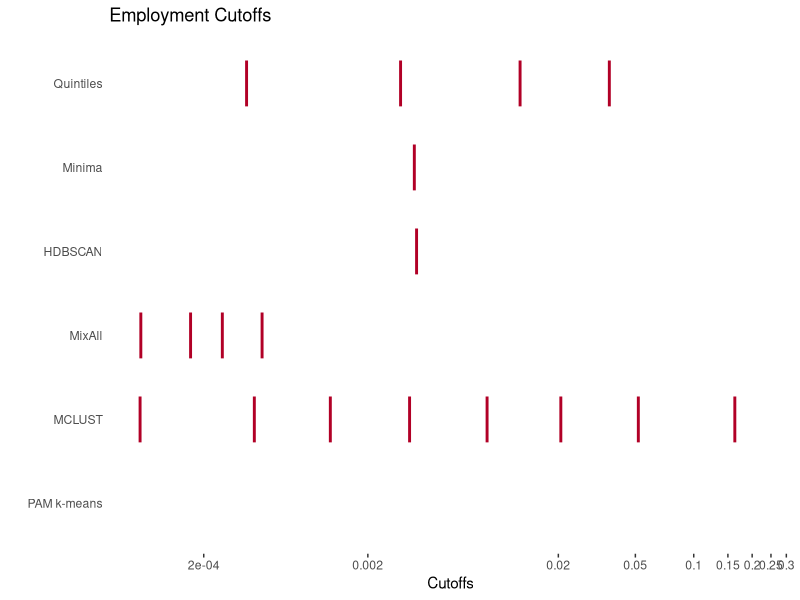
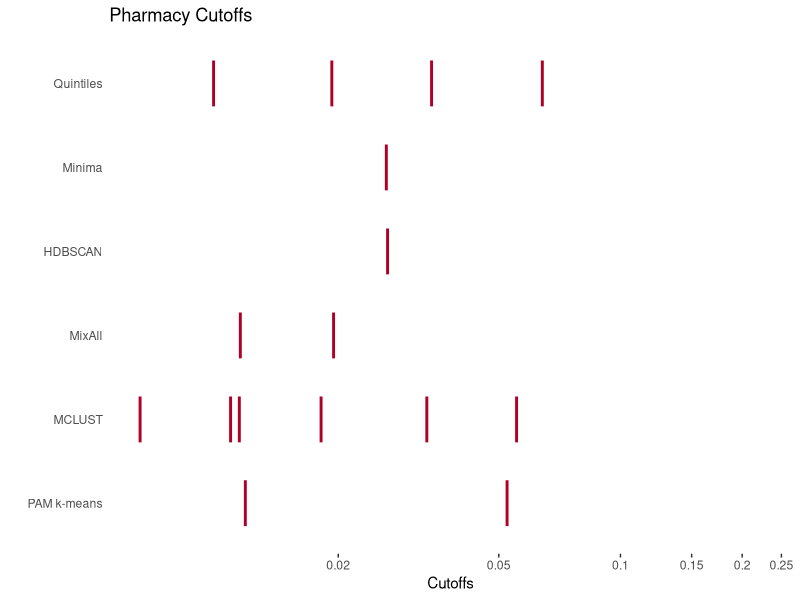
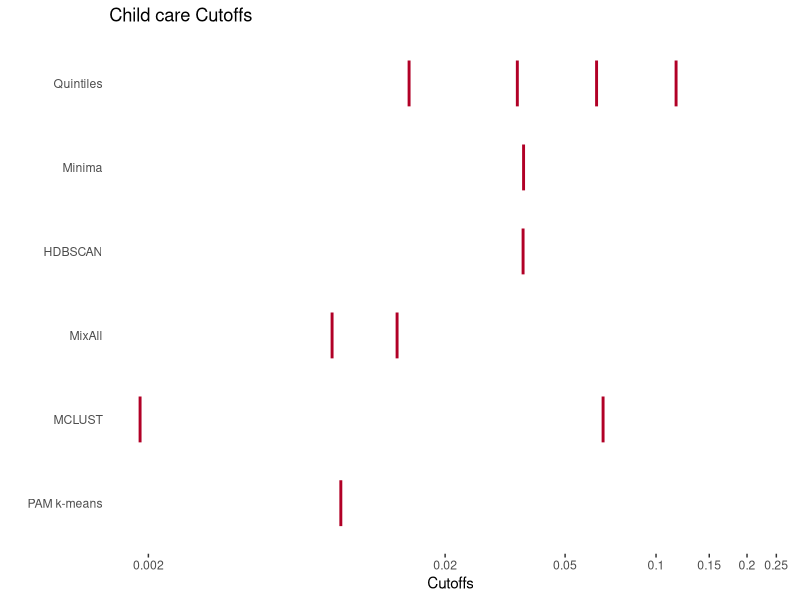
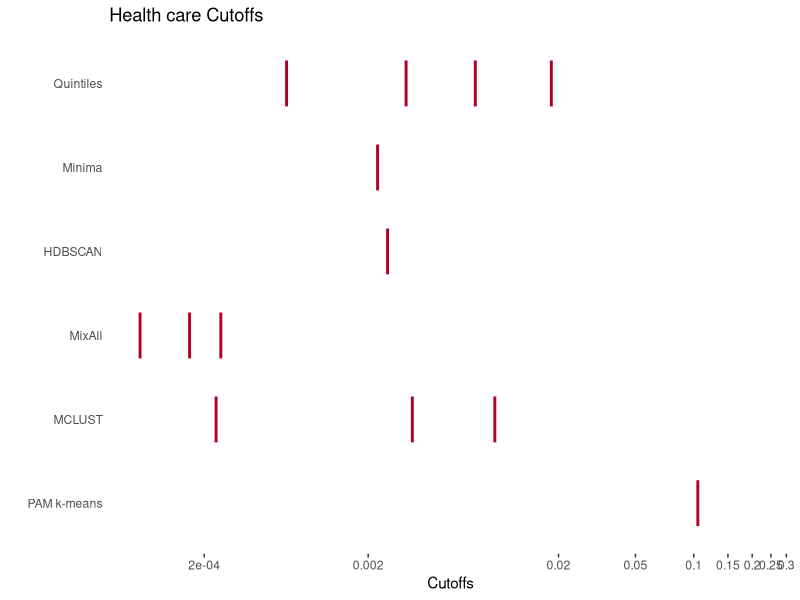
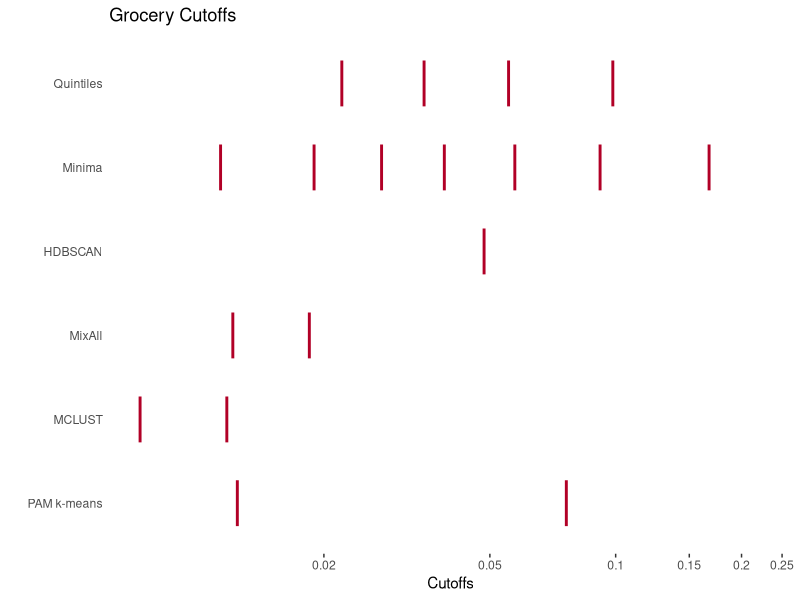
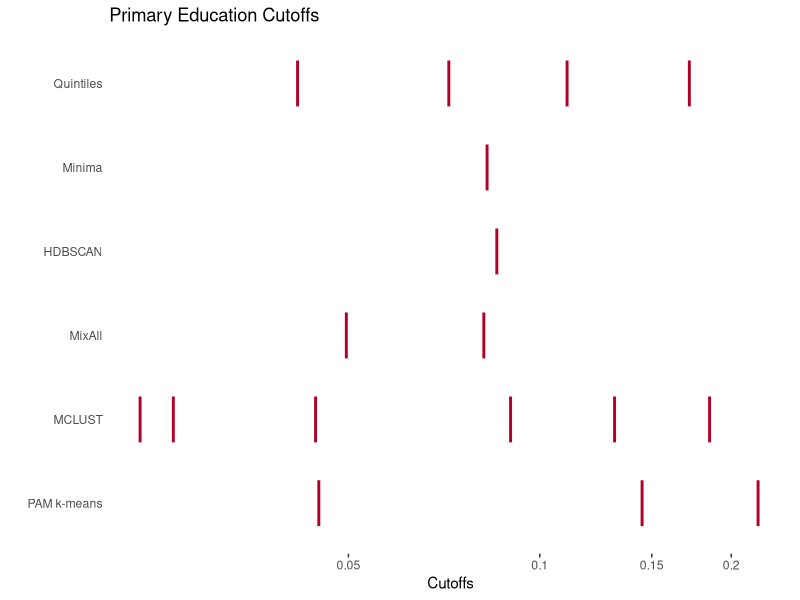
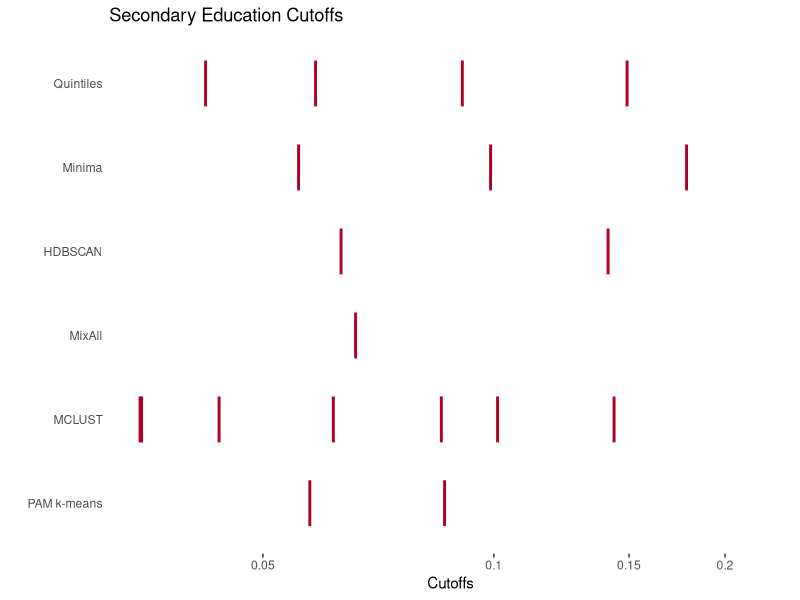
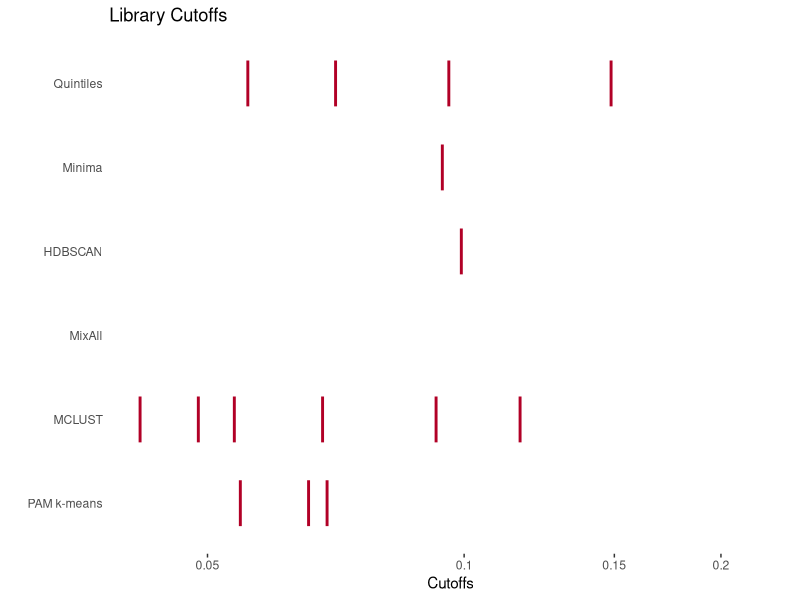

Write the R code that produced these figures, in order.
set.seed(2023)
library(ggplot2)
library(tidyverse)

library(data.table)
library(gridExtra)
library(RColorBrewer)






#cutoffs
chdbscan =  list(PMS_prox_idx_emp = 0.22985, PMS_prox_idx_pharma = c(0.01175, 0.0525), PMS_prox_idx_childcare = 0.009, PMS_prox_idx_health = 0.1052,PMS_prox_idx_grocery = c(0.0763, 0.0124), PMS_prox_idx_educpri = c(0.04495,0.22045, 0.1449), PMS_prox_idx_educsec = c(0.0576, 0.0863), PMS_prox_idx_lib = c(0.06575, 0.0691, 0.05465), PMS_prox_idx_parks = 0.01995,PMS_prox_idx_transit = 0.03875)

cquintiles = list(
  PMS_prox_idx_emp = c(0.0004, 0.0030, 0.0127, 0.0368),
  PMS_prox_idx_pharma = c(0.0098, 0.0193, 0.0341, 0.0641),
  PMS_prox_idx_childcare = c(0.0152, 0.0348, 0.0636, 0.1167),
  PMS_prox_idx_health = c(0.0007, 0.0032, 0.0074, 0.0184),
  PMS_prox_idx_grocery = c(0.0221, 0.0348, 0.0555, 0.0985),
  PMS_prox_idx_educpri = c(0.0416, 0.0720, 0.1105, 0.1720),
  PMS_prox_idx_educsec = c(0.0421, 0.0586, 0.0910, 0.1492),
  PMS_prox_idx_lib = c(0.0558, 0.0707, 0.0960, 0.1488),
  PMS_prox_idx_parks = c(0.0203, 0.0372, 0.0614, 0.1050),
  PMS_prox_idx_transit = c(0.0026, 0.0067, 0.0131, 0.0272)
)

cmixall = list(
  PMS_prox_idx_emp = c(0.003649668),
  PMS_prox_idx_pharma = c(0.02654995),
  PMS_prox_idx_childcare = c(0.03634996),
  PMS_prox_idx_health = c(0.002549527),
  PMS_prox_idx_grocery = c(0.04844996),
  PMS_prox_idx_educpri = c(0.08565002),
  PMS_prox_idx_educsec = c(0.06324952, 0.14094998),
  PMS_prox_idx_lib = c(0.09929952),
  PMS_prox_idx_parks = c(0.04474999),
  PMS_prox_idx_transit = c(0.00654981)
)

cpamkmeans = list(
  PMS_prox_idx_emp = c(0.003549657),
  PMS_prox_idx_pharma = c(0.02634995),
  PMS_prox_idx_childcare = c(0.03644997),
  PMS_prox_idx_health = c(0.002249469),
  PMS_prox_idx_grocery = c(0.01129957, 0.01894993, 0.02754996, 0.03894998, 0.05744995, 0.09185003, 0.16739932),
  PMS_prox_idx_educpri = c(0.08265002),
  PMS_prox_idx_educsec = c(0.05569919, 0.09904984, 0.17829930),
  PMS_prox_idx_lib = c(0.09434931),
  PMS_prox_idx_parks = c(0.04504995),
  PMS_prox_idx_transit = c(0.007649841)
) 

cmclust = list(
  PMS_prox_idx_emp = c(0.00004142133, 0.0004477224, 0.001249074, 0.003349638, 0.008549853, 0.02064994, 0.05184998, 0.1629499),
  PMS_prox_idx_pharma = c(0.006417666, 0.010799537, 0.018149931, 0.033198664, 0.055421553, 0.011361244),
  PMS_prox_idx_childcare = c(0.001874842, 0.066850014),
  PMS_prox_idx_health = c(0.0002464102, 0.0034496474, 0.0093498633),
  PMS_prox_idx_grocery = c(0.011689830, 0.007219839),
  PMS_prox_idx_educpri = c(0.02349916, 0.02650828, 0.04439987, 0.09005003, 0.13115005, 0.18500001),
  PMS_prox_idx_educsec = c(0.03474969, 0.03459509, 0.04384998, 0.06179871, 0.10114965, 0.14344998, 0.08546577),
  PMS_prox_idx_lib = c(0.04879960, 0.05379961, 0.06824909, 0.09274833, 0.11634910, 0.04169711),
  PMS_prox_idx_parks = c(0.08254624, 0.01594993, 0.03244996, 0.04634999, 0.06235000, 0.08445002, 0.12194994),
  PMS_prox_idx_transit = c(0.001048913, 0.011649895)
)

cmanual = list(
  PMS_prox_idx_emp = c(0.0000423603, 0.0001573125, 0.0002743458, 0.0005010775),
  PMS_prox_idx_pharma = c(0.01142592, 0.01948168),
  PMS_prox_idx_childcare = c(0.008407409, 0.013850871),
  PMS_prox_idx_health = c(0.0000405736, 0.0001524638, 0.0002658077),
  PMS_prox_idx_grocery = c(0.01208361, 0.01846220),
  PMS_prox_idx_educpri = c(0.04965835, 0.08169011),
  PMS_prox_idx_educsec = c(0.06609424),
  PMS_prox_idx_lib = c(0.6149259),
  PMS_prox_idx_parks = c(0.01834893, 0.02944933),
  PMS_prox_idx_transit = c(0.0000390986, 0.0001481958, 0.0002512994, 0.0003514904)
)

# put all in same list
cutoff_list <- list(cquintiles, cmanual, chdbscan, cmixall, cmclust, cpamkmeans )

names(cutoff_list) <- c("Quintiles", "Minima", "HDBSCAN", "MixAll", "MCLUST", "PAM k-means" )


amenities = c("PMS_prox_idx_emp", "PMS_prox_idx_pharma", "PMS_prox_idx_childcare", "PMS_prox_idx_health", "PMS_prox_idx_grocery", "PMS_prox_idx_educpri", "PMS_prox_idx_educsec", "PMS_prox_idx_lib", "PMS_prox_idx_parks", "PMS_prox_idx_transit")

#labels
labs = c('Employment', 'Pharmacy', 'Child care', 'Health care', 'Grocery', 'Primary Education', 'Secondary Education', 'Library', 'Parks', 'Transit')




for (k in 1:length(amenities)){
	# amen number
	ameni = k #pri educ
	# initialize df with first
	df_cutof <- cbind(rep(names(cutoff_list)[1], length(cutoff_list[[1]][[ameni]])), log(cutoff_list[[1]][[amenities[k]]]+0.0001))

	# add
	for (algo in 2:length(cutoff_list)){
	  # add to temporary
	  # add to full
	  df_cutof <- rbind(df_cutof, cbind(rep(names(cutoff_list)[algo], length(cutoff_list[[algo]][[ameni]])), log(cutoff_list[[algo]][[ameni]]+0.0001)))
	}
	colnames(df_cutof) <- c('algo', 'cutoff')
	df_cutof <- as.data.frame(df_cutof)

	#print(df_cutof)

	# make plot
	plt = ggplot(df_cutof,aes(x = as.numeric(as.character(cutoff)),y = algo)) + 
	  #geom_rect(aes(xmin = log(0.0001), xmax = log(as.numeric(cquintiles[[ameni]][1])+0.0001), ymin = -Inf, ymax = Inf), alpha = .02, fill = "#B10026", show.legend = F) + 
	  #geom_rect(aes(xmin = log(as.numeric(cquintiles[[ameni]][2])+0.0001), xmax = log(as.numeric(cquintiles[[ameni]][3])+0.0001),ymin = -Inf, ymax = Inf), alpha = .02, fill = "#B10026",show.legend = F) + 
	  #geom_rect(aes(xmin = log(as.numeric(cquintiles[[ameni]][4])+0.0001), xmax = log(1.0001),ymin = -Inf, ymax = Inf), alpha = .02, fill = "#B10026",show.legend = F)+ 
	  geom_point(shape="|",size=12, col="#B10026") + labs(title = paste(labs[k], "Cutoffs"), x = "Cutoffs", y=' ') + 
	  theme(
	  	#panel.grid.major = element_blank(),
	  	panel.grid.major.x = element_line(size = 0.8),
		panel.grid.minor.x = element_blank(),
		panel.grid.minor = element_blank(),
		panel.grid.major.y = element_blank(),
		axis.ticks.y = element_blank(),
		plot.background = element_rect(fill = "#f3f5f600", colour = "#f3f5f600"),
		  panel.background = element_rect(fill = "#f3f5f600", colour = "#f3f5f600")
	  ) + 
	  scale_y_discrete(labels = rev(c("Quintiles", "Minima", "HDBSCAN", "MixAll", "MCLUST", "PAM k-means")))  +
	  scale_x_continuous(breaks=log(c(0.0002, 0.002, 0.02, seq(0.05,1,0.05))+0.0001), labels=c(0.0002, 0.002, 0.02, seq(0.05,1,0.05)), lim=c(min(as.numeric(as.character(df_cutof$cutoff))), -1.5))
	  #xlim(-5, 0)
	  
	  
	 
	#export
	ggsave(paste0(labs[k], "_ticks.png"), plt, dpi = 400, width=8, height=4)
}

  
